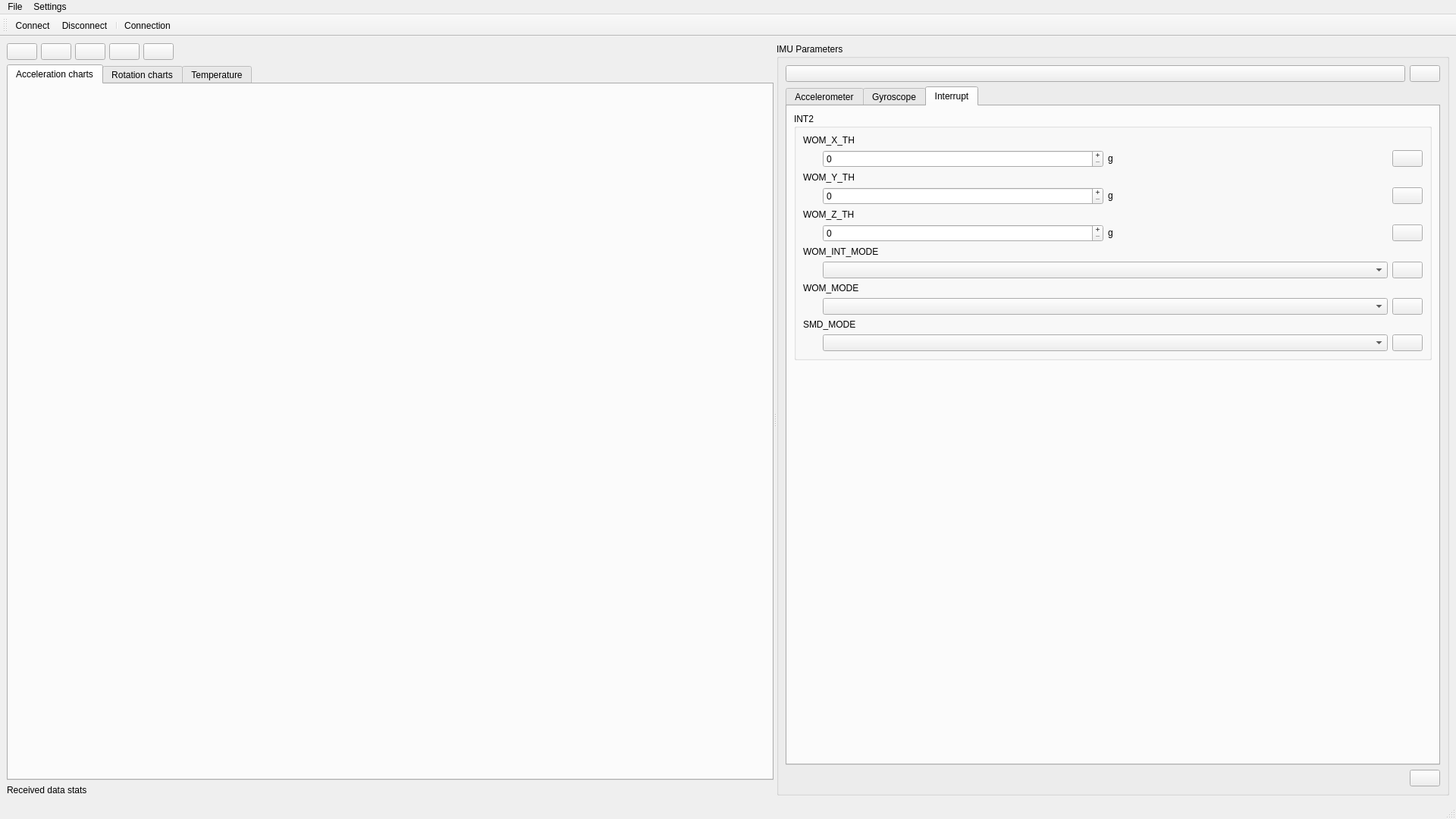
<?xml version="1.0" encoding="UTF-8"?>
<ui version="4.0">
 <class>MainWindow</class>
 <widget class="QMainWindow" name="MainWindow">
  <property name="geometry">
   <rect>
    <x>0</x>
    <y>0</y>
    <width>1920</width>
    <height>1080</height>
   </rect>
  </property>
  <property name="sizePolicy">
   <sizepolicy hsizetype="Fixed" vsizetype="Preferred">
    <horstretch>0</horstretch>
    <verstretch>0</verstretch>
   </sizepolicy>
  </property>
  <property name="windowTitle">
   <string>MainWindow</string>
  </property>
  <widget class="QWidget" name="centralwidget">
   <layout class="QGridLayout" name="gridLayout_3">
    <item row="1" column="0">
     <widget class="QSplitter" name="splitter">
      <property name="orientation">
       <enum>Qt::Horizontal</enum>
      </property>
      <widget class="QWidget" name="widget" native="true">
       <property name="sizePolicy">
        <sizepolicy hsizetype="Minimum" vsizetype="Expanding">
         <horstretch>0</horstretch>
         <verstretch>0</verstretch>
        </sizepolicy>
       </property>
       <layout class="QGridLayout" name="gridLayout">
        <item row="1" column="0">
         <widget class="QTabWidget" name="ImuTabWidget">
          <property name="sizePolicy">
           <sizepolicy hsizetype="Expanding" vsizetype="Expanding">
            <horstretch>0</horstretch>
            <verstretch>10</verstretch>
           </sizepolicy>
          </property>
          <property name="tabShape">
           <enum>QTabWidget::Rounded</enum>
          </property>
          <property name="currentIndex">
           <number>0</number>
          </property>
          <widget class="QWidget" name="AccelerationsTab">
           <attribute name="title">
            <string>Acceleration charts</string>
           </attribute>
           <layout class="QGridLayout" name="gridLayout_2">
            <item row="1" column="0">
             <widget class="QCustomPlot" name="accXPlot" native="true">
              <property name="sizePolicy">
               <sizepolicy hsizetype="Expanding" vsizetype="Expanding">
                <horstretch>0</horstretch>
                <verstretch>0</verstretch>
               </sizepolicy>
              </property>
             </widget>
            </item>
            <item row="2" column="0">
             <widget class="QCustomPlot" name="accYPlot" native="true">
              <property name="sizePolicy">
               <sizepolicy hsizetype="Expanding" vsizetype="Expanding">
                <horstretch>0</horstretch>
                <verstretch>0</verstretch>
               </sizepolicy>
              </property>
             </widget>
            </item>
            <item row="3" column="0">
             <widget class="QCustomPlot" name="accZPlot" native="true">
              <property name="sizePolicy">
               <sizepolicy hsizetype="Expanding" vsizetype="Expanding">
                <horstretch>0</horstretch>
                <verstretch>0</verstretch>
               </sizepolicy>
              </property>
             </widget>
            </item>
           </layout>
          </widget>
          <widget class="QWidget" name="RotationsTab">
           <attribute name="title">
            <string>Rotation charts</string>
           </attribute>
           <layout class="QGridLayout" name="gridLayout_9">
            <item row="0" column="0">
             <widget class="QCustomPlot" name="gyroPlot" native="true">
              <property name="sizePolicy">
               <sizepolicy hsizetype="Expanding" vsizetype="Expanding">
                <horstretch>0</horstretch>
                <verstretch>0</verstretch>
               </sizepolicy>
              </property>
             </widget>
            </item>
           </layout>
          </widget>
          <widget class="QWidget" name="TemperatureTab">
           <attribute name="title">
            <string>Temperature</string>
           </attribute>
           <layout class="QGridLayout" name="gridLayout_10">
            <item row="0" column="0">
             <widget class="QCustomPlot" name="tempPlot" native="true"/>
            </item>
           </layout>
          </widget>
         </widget>
        </item>
        <item row="2" column="0">
         <widget class="QLabel" name="chartStatusLabel">
          <property name="sizePolicy">
           <sizepolicy hsizetype="MinimumExpanding" vsizetype="Minimum">
            <horstretch>0</horstretch>
            <verstretch>0</verstretch>
           </sizepolicy>
          </property>
          <property name="text">
           <string>Received data stats</string>
          </property>
          <property name="textFormat">
           <enum>Qt::AutoText</enum>
          </property>
         </widget>
        </item>
        <item row="0" column="0">
         <layout class="QHBoxLayout" name="horizontalLayout_3">
          <property name="spacing">
           <number>5</number>
          </property>
          <item>
           <widget class="QPushButton" name="StartLogButton">
            <property name="sizePolicy">
             <sizepolicy hsizetype="Fixed" vsizetype="Fixed">
              <horstretch>0</horstretch>
              <verstretch>0</verstretch>
             </sizepolicy>
            </property>
            <property name="text">
             <string/>
            </property>
            <property name="icon">
             <iconset resource="resources.qrc">
              <normaloff>:/images/start.png</normaloff>:/images/start.png</iconset>
            </property>
           </widget>
          </item>
          <item>
           <widget class="QPushButton" name="accelTimeExpandButton">
            <property name="sizePolicy">
             <sizepolicy hsizetype="Fixed" vsizetype="Fixed">
              <horstretch>0</horstretch>
              <verstretch>0</verstretch>
             </sizepolicy>
            </property>
            <property name="text">
             <string/>
            </property>
            <property name="icon">
             <iconset resource="resources.qrc">
              <normaloff>:/images/expand.png</normaloff>:/images/expand.png</iconset>
            </property>
           </widget>
          </item>
          <item>
           <widget class="QPushButton" name="accelTimeCompressButton">
            <property name="sizePolicy">
             <sizepolicy hsizetype="Fixed" vsizetype="Fixed">
              <horstretch>0</horstretch>
              <verstretch>0</verstretch>
             </sizepolicy>
            </property>
            <property name="text">
             <string/>
            </property>
            <property name="icon">
             <iconset resource="resources.qrc">
              <normaloff>:/images/compress.png</normaloff>:/images/compress.png</iconset>
            </property>
           </widget>
          </item>
          <item>
           <widget class="QPushButton" name="accelExpandButton">
            <property name="sizePolicy">
             <sizepolicy hsizetype="Fixed" vsizetype="Fixed">
              <horstretch>0</horstretch>
              <verstretch>0</verstretch>
             </sizepolicy>
            </property>
            <property name="text">
             <string/>
            </property>
            <property name="icon">
             <iconset resource="resources.qrc">
              <normaloff>:/images/expand_vert.png</normaloff>:/images/expand_vert.png</iconset>
            </property>
           </widget>
          </item>
          <item>
           <widget class="QPushButton" name="accelCompressButton">
            <property name="sizePolicy">
             <sizepolicy hsizetype="Fixed" vsizetype="Fixed">
              <horstretch>0</horstretch>
              <verstretch>0</verstretch>
             </sizepolicy>
            </property>
            <property name="text">
             <string/>
            </property>
            <property name="icon">
             <iconset resource="resources.qrc">
              <normaloff>:/images/compress_vert.png</normaloff>:/images/compress_vert.png</iconset>
            </property>
           </widget>
          </item>
          <item>
           <spacer name="horizontalSpacer">
            <property name="orientation">
             <enum>Qt::Horizontal</enum>
            </property>
            <property name="sizeHint" stdset="0">
             <size>
              <width>40</width>
              <height>20</height>
             </size>
            </property>
           </spacer>
          </item>
         </layout>
        </item>
       </layout>
      </widget>
      <widget class="QGroupBox" name="IMUparametersBox">
       <property name="sizePolicy">
        <sizepolicy hsizetype="Maximum" vsizetype="Expanding">
         <horstretch>0</horstretch>
         <verstretch>0</verstretch>
        </sizepolicy>
       </property>
       <property name="autoFillBackground">
        <bool>true</bool>
       </property>
       <property name="title">
        <string>IMU Parameters</string>
       </property>
       <property name="alignment">
        <set>Qt::AlignLeading|Qt::AlignLeft|Qt::AlignTop</set>
       </property>
       <layout class="QGridLayout" name="gridLayout_4">
        <item row="2" column="0">
         <widget class="QTabWidget" name="ImuParamTabWidget">
          <property name="currentIndex">
           <number>2</number>
          </property>
          <widget class="QWidget" name="AccelerometerTab">
           <attribute name="title">
            <string>Accelerometer</string>
           </attribute>
           <layout class="QGridLayout" name="gridLayout_5">
            <item row="2" column="0">
             <widget class="QLabel" name="accelFSRLabel">
              <property name="text">
               <string>FSR</string>
              </property>
             </widget>
            </item>
            <item row="3" column="0">
             <layout class="QHBoxLayout" name="AccFSRhorizontalLayout">
              <item>
               <widget class="QLabel" name="accelFSRAckLabel">
                <property name="sizePolicy">
                 <sizepolicy hsizetype="Minimum" vsizetype="Minimum">
                  <horstretch>0</horstretch>
                  <verstretch>0</verstretch>
                 </sizepolicy>
                </property>
                <property name="maximumSize">
                 <size>
                  <width>20</width>
                  <height>20</height>
                 </size>
                </property>
                <property name="text">
                 <string/>
                </property>
                <property name="pixmap">
                 <pixmap resource="resources.qrc">:/images/UncheckedRounded.png</pixmap>
                </property>
                <property name="scaledContents">
                 <bool>true</bool>
                </property>
               </widget>
              </item>
              <item>
               <widget class="QComboBox" name="accelFSRBox">
                <property name="sizePolicy">
                 <sizepolicy hsizetype="Minimum" vsizetype="Fixed">
                  <horstretch>0</horstretch>
                  <verstretch>0</verstretch>
                 </sizepolicy>
                </property>
               </widget>
              </item>
              <item>
               <widget class="QPushButton" name="sendAccelFSRButton">
                <property name="sizePolicy">
                 <sizepolicy hsizetype="Fixed" vsizetype="Fixed">
                  <horstretch>0</horstretch>
                  <verstretch>0</verstretch>
                 </sizepolicy>
                </property>
                <property name="text">
                 <string/>
                </property>
                <property name="icon">
                 <iconset resource="resources.qrc">
                  <normaloff>:/images/send.png</normaloff>:/images/send.png</iconset>
                </property>
               </widget>
              </item>
             </layout>
            </item>
            <item row="6" column="0">
             <spacer name="verticalSpacer">
              <property name="orientation">
               <enum>Qt::Vertical</enum>
              </property>
              <property name="sizeHint" stdset="0">
               <size>
                <width>20</width>
                <height>40</height>
               </size>
              </property>
             </spacer>
            </item>
            <item row="5" column="0">
             <layout class="QHBoxLayout" name="AccBWhorizontalLayout">
              <item>
               <widget class="QLabel" name="accelBWAckLabel">
                <property name="maximumSize">
                 <size>
                  <width>20</width>
                  <height>20</height>
                 </size>
                </property>
                <property name="text">
                 <string/>
                </property>
                <property name="pixmap">
                 <pixmap resource="resources.qrc">:/images/UncheckedRounded.png</pixmap>
                </property>
                <property name="scaledContents">
                 <bool>true</bool>
                </property>
               </widget>
              </item>
              <item>
               <widget class="QComboBox" name="accelBWBox">
                <property name="sizePolicy">
                 <sizepolicy hsizetype="Minimum" vsizetype="Fixed">
                  <horstretch>0</horstretch>
                  <verstretch>0</verstretch>
                 </sizepolicy>
                </property>
               </widget>
              </item>
              <item>
               <widget class="QPushButton" name="sendAccelBWButton">
                <property name="sizePolicy">
                 <sizepolicy hsizetype="Fixed" vsizetype="Fixed">
                  <horstretch>0</horstretch>
                  <verstretch>0</verstretch>
                 </sizepolicy>
                </property>
                <property name="text">
                 <string/>
                </property>
                <property name="icon">
                 <iconset resource="resources.qrc">
                  <normaloff>:/images/send.png</normaloff>:/images/send.png</iconset>
                </property>
               </widget>
              </item>
             </layout>
            </item>
            <item row="4" column="0">
             <widget class="QLabel" name="accelBWLabel">
              <property name="text">
               <string>BW</string>
              </property>
             </widget>
            </item>
            <item row="0" column="0">
             <widget class="QLabel" name="accelODRLabel">
              <property name="text">
               <string>ODR</string>
              </property>
             </widget>
            </item>
            <item row="1" column="0">
             <layout class="QHBoxLayout" name="AccODRhorizontalLayout">
              <item>
               <widget class="QLabel" name="accelODRAckLabel">
                <property name="sizePolicy">
                 <sizepolicy hsizetype="Minimum" vsizetype="Minimum">
                  <horstretch>0</horstretch>
                  <verstretch>0</verstretch>
                 </sizepolicy>
                </property>
                <property name="maximumSize">
                 <size>
                  <width>20</width>
                  <height>20</height>
                 </size>
                </property>
                <property name="baseSize">
                 <size>
                  <width>0</width>
                  <height>0</height>
                 </size>
                </property>
                <property name="text">
                 <string/>
                </property>
                <property name="pixmap">
                 <pixmap resource="resources.qrc">:/images/UncheckedRounded.png</pixmap>
                </property>
                <property name="scaledContents">
                 <bool>true</bool>
                </property>
                <property name="wordWrap">
                 <bool>false</bool>
                </property>
                <property name="textInteractionFlags">
                 <set>Qt::NoTextInteraction</set>
                </property>
               </widget>
              </item>
              <item>
               <widget class="QComboBox" name="accelODRBox">
                <property name="sizePolicy">
                 <sizepolicy hsizetype="Minimum" vsizetype="Fixed">
                  <horstretch>0</horstretch>
                  <verstretch>0</verstretch>
                 </sizepolicy>
                </property>
               </widget>
              </item>
              <item>
               <widget class="QPushButton" name="sendAccelODRButton">
                <property name="sizePolicy">
                 <sizepolicy hsizetype="Fixed" vsizetype="Fixed">
                  <horstretch>0</horstretch>
                  <verstretch>0</verstretch>
                 </sizepolicy>
                </property>
                <property name="text">
                 <string/>
                </property>
                <property name="icon">
                 <iconset resource="resources.qrc">
                  <normaloff>:/images/send.png</normaloff>:/images/send.png</iconset>
                </property>
               </widget>
              </item>
             </layout>
            </item>
           </layout>
          </widget>
          <widget class="QWidget" name="GyroscopeTab">
           <attribute name="title">
            <string>Gyroscope</string>
           </attribute>
           <layout class="QGridLayout" name="gridLayout_6">
            <item row="5" column="0">
             <layout class="QHBoxLayout" name="GyroBWhorizontalLayout">
              <item>
               <widget class="QLabel" name="gyroBWAckLabel">
                <property name="sizePolicy">
                 <sizepolicy hsizetype="Minimum" vsizetype="Minimum">
                  <horstretch>0</horstretch>
                  <verstretch>0</verstretch>
                 </sizepolicy>
                </property>
                <property name="maximumSize">
                 <size>
                  <width>20</width>
                  <height>20</height>
                 </size>
                </property>
                <property name="text">
                 <string/>
                </property>
                <property name="pixmap">
                 <pixmap resource="resources.qrc">:/images/UncheckedRounded.png</pixmap>
                </property>
                <property name="scaledContents">
                 <bool>true</bool>
                </property>
               </widget>
              </item>
              <item>
               <widget class="QComboBox" name="gyroBWBox">
                <property name="sizePolicy">
                 <sizepolicy hsizetype="Minimum" vsizetype="Fixed">
                  <horstretch>0</horstretch>
                  <verstretch>0</verstretch>
                 </sizepolicy>
                </property>
               </widget>
              </item>
              <item>
               <widget class="QPushButton" name="sendGyroBWButton">
                <property name="sizePolicy">
                 <sizepolicy hsizetype="Fixed" vsizetype="Fixed">
                  <horstretch>0</horstretch>
                  <verstretch>0</verstretch>
                 </sizepolicy>
                </property>
                <property name="text">
                 <string/>
                </property>
                <property name="icon">
                 <iconset resource="resources.qrc">
                  <normaloff>:/images/send.png</normaloff>:/images/send.png</iconset>
                </property>
               </widget>
              </item>
             </layout>
            </item>
            <item row="3" column="0">
             <layout class="QHBoxLayout" name="GyroFSRhorizontalLayout">
              <item>
               <widget class="QLabel" name="gyroFSRAckLabel">
                <property name="sizePolicy">
                 <sizepolicy hsizetype="Minimum" vsizetype="Minimum">
                  <horstretch>0</horstretch>
                  <verstretch>0</verstretch>
                 </sizepolicy>
                </property>
                <property name="maximumSize">
                 <size>
                  <width>20</width>
                  <height>20</height>
                 </size>
                </property>
                <property name="text">
                 <string/>
                </property>
                <property name="pixmap">
                 <pixmap resource="resources.qrc">:/images/UncheckedRounded.png</pixmap>
                </property>
                <property name="scaledContents">
                 <bool>true</bool>
                </property>
               </widget>
              </item>
              <item>
               <widget class="QComboBox" name="gyroFSRBox">
                <property name="sizePolicy">
                 <sizepolicy hsizetype="Minimum" vsizetype="Fixed">
                  <horstretch>0</horstretch>
                  <verstretch>0</verstretch>
                 </sizepolicy>
                </property>
               </widget>
              </item>
              <item>
               <widget class="QPushButton" name="sendGyroFSRButton">
                <property name="sizePolicy">
                 <sizepolicy hsizetype="Fixed" vsizetype="Fixed">
                  <horstretch>0</horstretch>
                  <verstretch>0</verstretch>
                 </sizepolicy>
                </property>
                <property name="text">
                 <string/>
                </property>
                <property name="icon">
                 <iconset resource="resources.qrc">
                  <normaloff>:/images/send.png</normaloff>:/images/send.png</iconset>
                </property>
               </widget>
              </item>
             </layout>
            </item>
            <item row="1" column="0">
             <layout class="QHBoxLayout" name="GyroODRhorizontalLayout">
              <item>
               <widget class="QLabel" name="gyroODRAckLabel">
                <property name="sizePolicy">
                 <sizepolicy hsizetype="Minimum" vsizetype="Minimum">
                  <horstretch>0</horstretch>
                  <verstretch>0</verstretch>
                 </sizepolicy>
                </property>
                <property name="minimumSize">
                 <size>
                  <width>0</width>
                  <height>0</height>
                 </size>
                </property>
                <property name="maximumSize">
                 <size>
                  <width>20</width>
                  <height>20</height>
                 </size>
                </property>
                <property name="text">
                 <string/>
                </property>
                <property name="pixmap">
                 <pixmap resource="resources.qrc">:/images/UncheckedRounded.png</pixmap>
                </property>
                <property name="scaledContents">
                 <bool>true</bool>
                </property>
               </widget>
              </item>
              <item>
               <widget class="QComboBox" name="gyroODRBox">
                <property name="sizePolicy">
                 <sizepolicy hsizetype="Minimum" vsizetype="Fixed">
                  <horstretch>0</horstretch>
                  <verstretch>0</verstretch>
                 </sizepolicy>
                </property>
               </widget>
              </item>
              <item>
               <widget class="QPushButton" name="sendGyroODRButton">
                <property name="sizePolicy">
                 <sizepolicy hsizetype="Fixed" vsizetype="Fixed">
                  <horstretch>0</horstretch>
                  <verstretch>0</verstretch>
                 </sizepolicy>
                </property>
                <property name="text">
                 <string/>
                </property>
                <property name="icon">
                 <iconset resource="resources.qrc">
                  <normaloff>:/images/send.png</normaloff>:/images/send.png</iconset>
                </property>
               </widget>
              </item>
             </layout>
            </item>
            <item row="6" column="0">
             <spacer name="verticalSpacer_2">
              <property name="orientation">
               <enum>Qt::Vertical</enum>
              </property>
              <property name="sizeHint" stdset="0">
               <size>
                <width>20</width>
                <height>40</height>
               </size>
              </property>
             </spacer>
            </item>
            <item row="0" column="0">
             <widget class="QLabel" name="gyroODRLabel">
              <property name="text">
               <string>ODR</string>
              </property>
             </widget>
            </item>
            <item row="2" column="0">
             <widget class="QLabel" name="gyroFSRLabel">
              <property name="text">
               <string>FSR</string>
              </property>
             </widget>
            </item>
            <item row="4" column="0">
             <widget class="QLabel" name="gyroBWLabel">
              <property name="text">
               <string>BW</string>
              </property>
             </widget>
            </item>
           </layout>
          </widget>
          <widget class="QWidget" name="InterruptTab">
           <attribute name="title">
            <string>Interrupt</string>
           </attribute>
           <layout class="QGridLayout" name="gridLayout_7">
            <item row="0" column="0">
             <widget class="QGroupBox" name="groupBox">
              <property name="title">
               <string>INT2</string>
              </property>
              <layout class="QGridLayout" name="gridLayout_8">
               <item row="2" column="0">
                <widget class="QLabel" name="womYthLabel">
                 <property name="text">
                  <string>WOM_Y_TH</string>
                 </property>
                </widget>
               </item>
               <item row="3" column="0">
                <layout class="QHBoxLayout" name="womYhorizontalLayout">
                 <item>
                  <widget class="QLabel" name="womYthAckLabel">
                   <property name="sizePolicy">
                    <sizepolicy hsizetype="Minimum" vsizetype="Minimum">
                     <horstretch>0</horstretch>
                     <verstretch>0</verstretch>
                    </sizepolicy>
                   </property>
                   <property name="maximumSize">
                    <size>
                     <width>20</width>
                     <height>20</height>
                    </size>
                   </property>
                   <property name="text">
                    <string/>
                   </property>
                   <property name="pixmap">
                    <pixmap resource="resources.qrc">:/images/UncheckedRounded.png</pixmap>
                   </property>
                   <property name="scaledContents">
                    <bool>true</bool>
                   </property>
                  </widget>
                 </item>
                 <item>
                  <widget class="QSpinBox" name="womYthSpinBox">
                   <property name="buttonSymbols">
                    <enum>QAbstractSpinBox::PlusMinus</enum>
                   </property>
                   <property name="maximum">
                    <number>255</number>
                   </property>
                  </widget>
                 </item>
                 <item>
                  <widget class="QLabel" name="womYthValueLabel">
                   <property name="sizePolicy">
                    <sizepolicy hsizetype="Minimum" vsizetype="Fixed">
                     <horstretch>0</horstretch>
                     <verstretch>0</verstretch>
                    </sizepolicy>
                   </property>
                   <property name="text">
                    <string>g</string>
                   </property>
                  </widget>
                 </item>
                 <item>
                  <widget class="QPushButton" name="sendWomYthButton">
                   <property name="sizePolicy">
                    <sizepolicy hsizetype="Fixed" vsizetype="Fixed">
                     <horstretch>0</horstretch>
                     <verstretch>0</verstretch>
                    </sizepolicy>
                   </property>
                   <property name="text">
                    <string/>
                   </property>
                   <property name="icon">
                    <iconset resource="resources.qrc">
                     <normaloff>:/images/send.png</normaloff>:/images/send.png</iconset>
                   </property>
                  </widget>
                 </item>
                </layout>
               </item>
               <item row="5" column="0">
                <layout class="QHBoxLayout" name="womZhorizontalLayout">
                 <item>
                  <widget class="QLabel" name="womZthAckLabel">
                   <property name="sizePolicy">
                    <sizepolicy hsizetype="Minimum" vsizetype="Minimum">
                     <horstretch>0</horstretch>
                     <verstretch>0</verstretch>
                    </sizepolicy>
                   </property>
                   <property name="maximumSize">
                    <size>
                     <width>20</width>
                     <height>20</height>
                    </size>
                   </property>
                   <property name="text">
                    <string/>
                   </property>
                   <property name="pixmap">
                    <pixmap resource="resources.qrc">:/images/UncheckedRounded.png</pixmap>
                   </property>
                   <property name="scaledContents">
                    <bool>true</bool>
                   </property>
                  </widget>
                 </item>
                 <item>
                  <widget class="QSpinBox" name="womZthSpinBox">
                   <property name="buttonSymbols">
                    <enum>QAbstractSpinBox::PlusMinus</enum>
                   </property>
                   <property name="maximum">
                    <number>255</number>
                   </property>
                  </widget>
                 </item>
                 <item>
                  <widget class="QLabel" name="womZthValueLabel">
                   <property name="sizePolicy">
                    <sizepolicy hsizetype="Minimum" vsizetype="Fixed">
                     <horstretch>0</horstretch>
                     <verstretch>0</verstretch>
                    </sizepolicy>
                   </property>
                   <property name="text">
                    <string>g</string>
                   </property>
                  </widget>
                 </item>
                 <item>
                  <widget class="QPushButton" name="sendWomZthButton">
                   <property name="sizePolicy">
                    <sizepolicy hsizetype="Fixed" vsizetype="Fixed">
                     <horstretch>0</horstretch>
                     <verstretch>0</verstretch>
                    </sizepolicy>
                   </property>
                   <property name="text">
                    <string/>
                   </property>
                   <property name="icon">
                    <iconset resource="resources.qrc">
                     <normaloff>:/images/send.png</normaloff>:/images/send.png</iconset>
                   </property>
                  </widget>
                 </item>
                </layout>
               </item>
               <item row="1" column="0">
                <layout class="QHBoxLayout" name="womXhorizontalLayout">
                 <item>
                  <widget class="QLabel" name="womXthAckLabel">
                   <property name="sizePolicy">
                    <sizepolicy hsizetype="Minimum" vsizetype="Minimum">
                     <horstretch>0</horstretch>
                     <verstretch>0</verstretch>
                    </sizepolicy>
                   </property>
                   <property name="maximumSize">
                    <size>
                     <width>20</width>
                     <height>20</height>
                    </size>
                   </property>
                   <property name="text">
                    <string/>
                   </property>
                   <property name="pixmap">
                    <pixmap resource="resources.qrc">:/images/UncheckedRounded.png</pixmap>
                   </property>
                   <property name="scaledContents">
                    <bool>true</bool>
                   </property>
                  </widget>
                 </item>
                 <item>
                  <widget class="QSpinBox" name="womXthSpinBox">
                   <property name="buttonSymbols">
                    <enum>QAbstractSpinBox::PlusMinus</enum>
                   </property>
                   <property name="correctionMode">
                    <enum>QAbstractSpinBox::CorrectToNearestValue</enum>
                   </property>
                   <property name="maximum">
                    <number>255</number>
                   </property>
                  </widget>
                 </item>
                 <item>
                  <widget class="QLabel" name="womXthValueLabel">
                   <property name="sizePolicy">
                    <sizepolicy hsizetype="Minimum" vsizetype="Fixed">
                     <horstretch>0</horstretch>
                     <verstretch>0</verstretch>
                    </sizepolicy>
                   </property>
                   <property name="text">
                    <string>g</string>
                   </property>
                  </widget>
                 </item>
                 <item>
                  <widget class="QPushButton" name="sendWomXthButton">
                   <property name="sizePolicy">
                    <sizepolicy hsizetype="Fixed" vsizetype="Fixed">
                     <horstretch>0</horstretch>
                     <verstretch>0</verstretch>
                    </sizepolicy>
                   </property>
                   <property name="text">
                    <string/>
                   </property>
                   <property name="icon">
                    <iconset resource="resources.qrc">
                     <normaloff>:/images/send.png</normaloff>:/images/send.png</iconset>
                   </property>
                  </widget>
                 </item>
                </layout>
               </item>
               <item row="0" column="0">
                <widget class="QLabel" name="womXthLabel">
                 <property name="text">
                  <string>WOM_X_TH</string>
                 </property>
                </widget>
               </item>
               <item row="8" column="0">
                <widget class="QLabel" name="womModeLabel">
                 <property name="text">
                  <string>WOM_MODE</string>
                 </property>
                </widget>
               </item>
               <item row="6" column="0">
                <widget class="QLabel" name="womIntModeLabel">
                 <property name="text">
                  <string>WOM_INT_MODE</string>
                 </property>
                </widget>
               </item>
               <item row="10" column="0">
                <widget class="QLabel" name="smdModeLabel">
                 <property name="text">
                  <string>SMD_MODE</string>
                 </property>
                </widget>
               </item>
               <item row="4" column="0">
                <widget class="QLabel" name="womZthLabel">
                 <property name="text">
                  <string>WOM_Z_TH</string>
                 </property>
                </widget>
               </item>
               <item row="7" column="0">
                <layout class="QHBoxLayout" name="womINThorizontalLayout">
                 <item>
                  <widget class="QLabel" name="womIntModeAckLabel">
                   <property name="sizePolicy">
                    <sizepolicy hsizetype="Minimum" vsizetype="Minimum">
                     <horstretch>0</horstretch>
                     <verstretch>0</verstretch>
                    </sizepolicy>
                   </property>
                   <property name="maximumSize">
                    <size>
                     <width>20</width>
                     <height>20</height>
                    </size>
                   </property>
                   <property name="text">
                    <string/>
                   </property>
                   <property name="pixmap">
                    <pixmap resource="resources.qrc">:/images/UncheckedRounded.png</pixmap>
                   </property>
                   <property name="scaledContents">
                    <bool>true</bool>
                   </property>
                  </widget>
                 </item>
                 <item>
                  <widget class="QComboBox" name="womIntModeBox">
                   <property name="sizePolicy">
                    <sizepolicy hsizetype="Minimum" vsizetype="Fixed">
                     <horstretch>0</horstretch>
                     <verstretch>0</verstretch>
                    </sizepolicy>
                   </property>
                  </widget>
                 </item>
                 <item>
                  <widget class="QPushButton" name="sendWomIntModeButton">
                   <property name="sizePolicy">
                    <sizepolicy hsizetype="Fixed" vsizetype="Fixed">
                     <horstretch>0</horstretch>
                     <verstretch>0</verstretch>
                    </sizepolicy>
                   </property>
                   <property name="text">
                    <string/>
                   </property>
                   <property name="icon">
                    <iconset resource="resources.qrc">
                     <normaloff>:/images/send.png</normaloff>:/images/send.png</iconset>
                   </property>
                  </widget>
                 </item>
                </layout>
               </item>
               <item row="9" column="0">
                <layout class="QHBoxLayout" name="womMODEhorizontalLayout">
                 <item>
                  <widget class="QLabel" name="womModeAckLabel">
                   <property name="sizePolicy">
                    <sizepolicy hsizetype="Minimum" vsizetype="Minimum">
                     <horstretch>0</horstretch>
                     <verstretch>0</verstretch>
                    </sizepolicy>
                   </property>
                   <property name="maximumSize">
                    <size>
                     <width>20</width>
                     <height>20</height>
                    </size>
                   </property>
                   <property name="text">
                    <string/>
                   </property>
                   <property name="pixmap">
                    <pixmap resource="resources.qrc">:/images/UncheckedRounded.png</pixmap>
                   </property>
                   <property name="scaledContents">
                    <bool>true</bool>
                   </property>
                  </widget>
                 </item>
                 <item>
                  <widget class="QComboBox" name="womModeBox">
                   <property name="sizePolicy">
                    <sizepolicy hsizetype="Minimum" vsizetype="Fixed">
                     <horstretch>0</horstretch>
                     <verstretch>0</verstretch>
                    </sizepolicy>
                   </property>
                  </widget>
                 </item>
                 <item>
                  <widget class="QPushButton" name="sendWomModeButton">
                   <property name="sizePolicy">
                    <sizepolicy hsizetype="Fixed" vsizetype="Fixed">
                     <horstretch>0</horstretch>
                     <verstretch>0</verstretch>
                    </sizepolicy>
                   </property>
                   <property name="text">
                    <string/>
                   </property>
                   <property name="icon">
                    <iconset resource="resources.qrc">
                     <normaloff>:/images/send.png</normaloff>:/images/send.png</iconset>
                   </property>
                  </widget>
                 </item>
                </layout>
               </item>
               <item row="11" column="0">
                <layout class="QHBoxLayout" name="smdMODEhorizontalLayout">
                 <item>
                  <widget class="QLabel" name="smdModeAckLabel">
                   <property name="sizePolicy">
                    <sizepolicy hsizetype="Minimum" vsizetype="Minimum">
                     <horstretch>0</horstretch>
                     <verstretch>0</verstretch>
                    </sizepolicy>
                   </property>
                   <property name="maximumSize">
                    <size>
                     <width>20</width>
                     <height>20</height>
                    </size>
                   </property>
                   <property name="text">
                    <string/>
                   </property>
                   <property name="pixmap">
                    <pixmap resource="resources.qrc">:/images/UncheckedRounded.png</pixmap>
                   </property>
                   <property name="scaledContents">
                    <bool>true</bool>
                   </property>
                  </widget>
                 </item>
                 <item>
                  <widget class="QComboBox" name="smdModeBox">
                   <property name="sizePolicy">
                    <sizepolicy hsizetype="Minimum" vsizetype="Fixed">
                     <horstretch>0</horstretch>
                     <verstretch>0</verstretch>
                    </sizepolicy>
                   </property>
                  </widget>
                 </item>
                 <item>
                  <widget class="QPushButton" name="sendSmdModeButton">
                   <property name="sizePolicy">
                    <sizepolicy hsizetype="Fixed" vsizetype="Fixed">
                     <horstretch>0</horstretch>
                     <verstretch>0</verstretch>
                    </sizepolicy>
                   </property>
                   <property name="text">
                    <string/>
                   </property>
                   <property name="icon">
                    <iconset resource="resources.qrc">
                     <normaloff>:/images/send.png</normaloff>:/images/send.png</iconset>
                   </property>
                  </widget>
                 </item>
                </layout>
               </item>
              </layout>
             </widget>
            </item>
            <item row="1" column="0">
             <spacer name="verticalSpacer_3">
              <property name="orientation">
               <enum>Qt::Vertical</enum>
              </property>
              <property name="sizeHint" stdset="0">
               <size>
                <width>20</width>
                <height>40</height>
               </size>
              </property>
             </spacer>
            </item>
           </layout>
          </widget>
         </widget>
        </item>
        <item row="4" column="0" rowspan="2">
         <layout class="QHBoxLayout" name="horizontalLayout_4">
          <item>
           <spacer name="horizontalSpacer_2">
            <property name="orientation">
             <enum>Qt::Horizontal</enum>
            </property>
            <property name="sizeHint" stdset="0">
             <size>
              <width>40</width>
              <height>20</height>
             </size>
            </property>
           </spacer>
          </item>
          <item>
           <widget class="QPushButton" name="sendAllParamButton">
            <property name="text">
             <string/>
            </property>
            <property name="icon">
             <iconset resource="resources.qrc">
              <normaloff>:/images/send-all.png</normaloff>:/images/send-all.png</iconset>
            </property>
           </widget>
          </item>
         </layout>
        </item>
        <item row="0" column="0">
         <layout class="QHBoxLayout" name="horizontalLayout">
          <item>
           <widget class="QPushButton" name="setAC1ConfigModeButton">
            <property name="sizePolicy">
             <sizepolicy hsizetype="Minimum" vsizetype="Fixed">
              <horstretch>0</horstretch>
              <verstretch>0</verstretch>
             </sizepolicy>
            </property>
            <property name="text">
             <string/>
            </property>
            <property name="icon">
             <iconset resource="resources.qrc">
              <normaloff>:/images/configMode.png</normaloff>:/images/configMode.png</iconset>
            </property>
           </widget>
          </item>
          <item>
           <widget class="QPushButton" name="sendSaveUserConfigButton">
            <property name="sizePolicy">
             <sizepolicy hsizetype="Maximum" vsizetype="Fixed">
              <horstretch>0</horstretch>
              <verstretch>0</verstretch>
             </sizepolicy>
            </property>
            <property name="text">
             <string/>
            </property>
            <property name="icon">
             <iconset resource="resources.qrc">
              <normaloff>:/images/Save.png</normaloff>:/images/Save.png</iconset>
            </property>
           </widget>
          </item>
         </layout>
        </item>
       </layout>
      </widget>
     </widget>
    </item>
   </layout>
  </widget>
  <widget class="QMenuBar" name="menubar">
   <property name="geometry">
    <rect>
     <x>0</x>
     <y>0</y>
     <width>1920</width>
     <height>21</height>
    </rect>
   </property>
   <widget class="QMenu" name="menuFile">
    <property name="title">
     <string>File</string>
    </property>
    <addaction name="separator"/>
    <addaction name="actionConnect"/>
    <addaction name="actionDisconnect"/>
    <addaction name="separator"/>
    <addaction name="actionQuit"/>
   </widget>
   <widget class="QMenu" name="menuSettings">
    <property name="title">
     <string>Settings</string>
    </property>
    <addaction name="actionSettings"/>
   </widget>
   <addaction name="menuFile"/>
   <addaction name="menuSettings"/>
  </widget>
  <widget class="QStatusBar" name="statusBar"/>
  <widget class="QToolBar" name="toolBar">
   <property name="windowTitle">
    <string>toolBar</string>
   </property>
   <attribute name="toolBarArea">
    <enum>TopToolBarArea</enum>
   </attribute>
   <attribute name="toolBarBreak">
    <bool>false</bool>
   </attribute>
   <addaction name="actionConnect"/>
   <addaction name="actionDisconnect"/>
   <addaction name="separator"/>
   <addaction name="actionSettings"/>
  </widget>
  <action name="actionSettings">
   <property name="icon">
    <iconset resource="resources.qrc">
     <normaloff>:/images/config.png</normaloff>:/images/config.png</iconset>
   </property>
   <property name="text">
    <string>Connection</string>
   </property>
  </action>
  <action name="actionConnect">
   <property name="icon">
    <iconset resource="resources.qrc">
     <normaloff>:/images/connect.png</normaloff>:/images/connect.png</iconset>
   </property>
   <property name="text">
    <string>Connect</string>
   </property>
  </action>
  <action name="actionDisconnect">
   <property name="icon">
    <iconset resource="resources.qrc">
     <normaloff>:/images/disconnect.png</normaloff>:/images/disconnect.png</iconset>
   </property>
   <property name="text">
    <string>Disconnect</string>
   </property>
  </action>
  <action name="actionQuit">
   <property name="icon">
    <iconset resource="resources.qrc">
     <normaloff>:/images/exit.png</normaloff>:/images/exit.png</iconset>
   </property>
   <property name="text">
    <string>Quit</string>
   </property>
  </action>
 </widget>
 <customwidgets>
  <customwidget>
   <class>QCustomPlot</class>
   <extends>QWidget</extends>
   <header>qcustomplot.h</header>
   <container>1</container>
  </customwidget>
 </customwidgets>
 <resources>
  <include location="resources.qrc"/>
 </resources>
 <connections/>
</ui>
